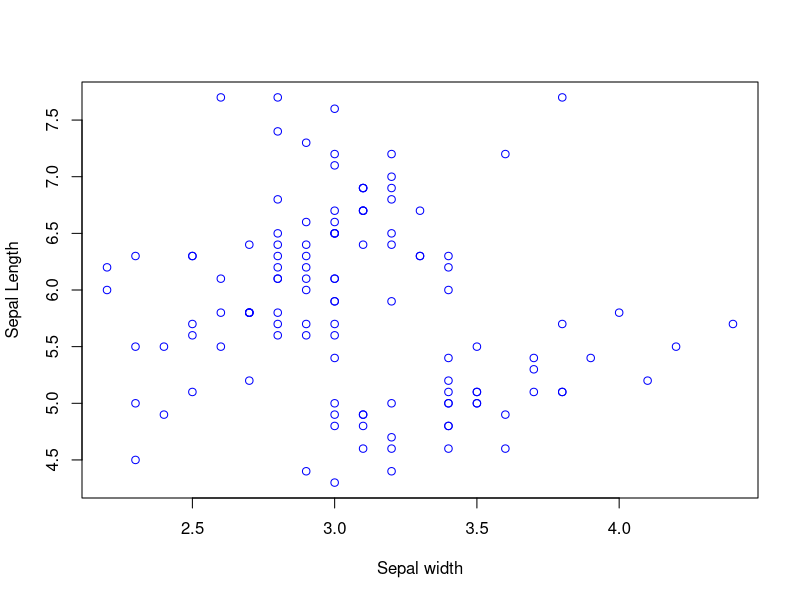
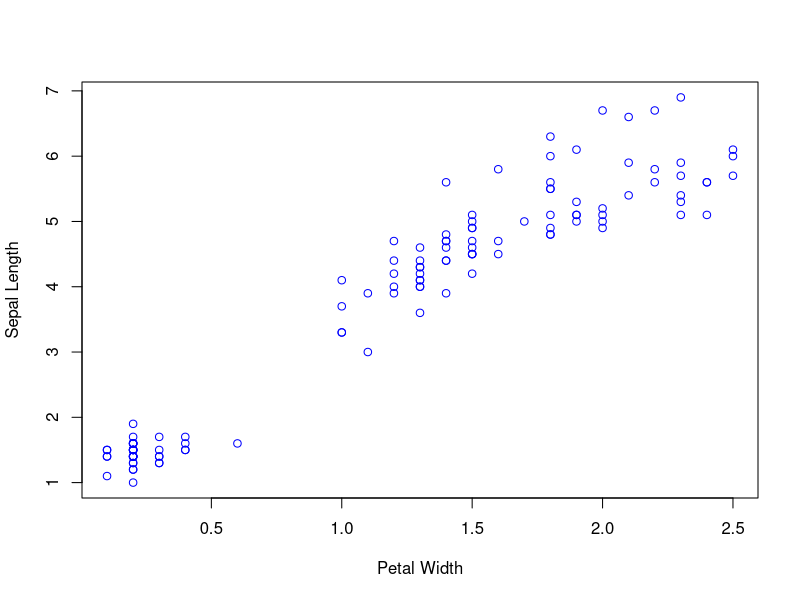
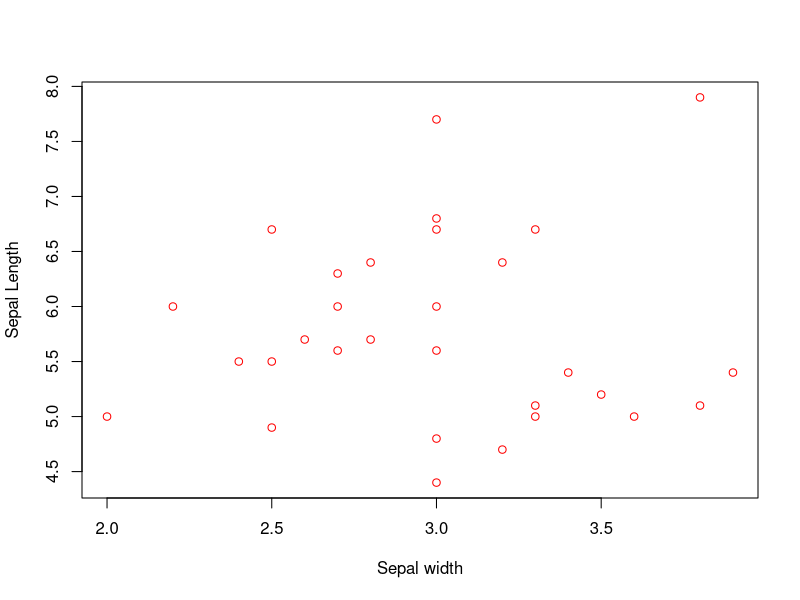
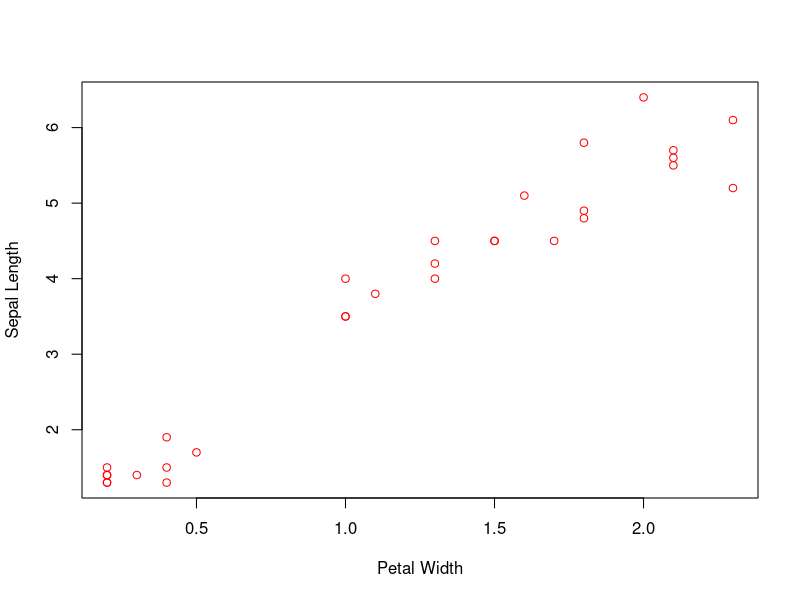

The R source for these figures, in order: (Note: this script raises an error after producing the figures.)
# Importing libraries
library(datasets) # Contains the Iris data set
library(caret) # Package for machine learning algorithms / CARET stands for Classification And REgression Training

# Importing the Iris data set
data(iris)

# Checking for missing data
sum(is.na(iris))

# To achieve reproducible model; setting the random seed number
set.seed(100)

# Data Splitting
#Data is split into 2: training set (which is used to create the training model) and this is applied to predict the class label in the testing set
# training set (80%) and testing set(20%)

# Performs stratified random split of the data set
TrainingIndex <- createDataPartition(iris$Species, p=0.8, list = FALSE)
TrainingSet <- iris[TrainingIndex,] # Training Set
TestingSet <- iris[-TrainingIndex,] # Test Set

# Compare scatter plot of the 80 and 20 data subsets
# Scatterplot for Training dataset
plot(TrainingSet$Sepal.Width, TrainingSet$Sepal.Length, col='blue', xlab= 'Sepal width', ylab = 'Sepal Length')
plot(TrainingSet$Petal.Width, TrainingSet$Petal.Length, col='blue', xlab='Petal Width', ylab='Sepal Length')
#Scatterplot for Testing dataset
plot(TestingSet$Sepal.Width, TestingSet$Sepal.Length, col='red', xlab= 'Sepal width', ylab = 'Sepal Length')
plot(TestingSet$Petal.Width, TestingSet$Petal.Length, col='red', xlab='Petal Width', ylab='Sepal Length')

###############################
# Building a classification model using a Support Vector Machine Model
#SVM model (polynomial kernel)

library(e1071)
# Build Training model
Model <- train(Species ~ ., data = TrainingSet,
               method = "svmPoly",
               na.action = na.omit,
               preProcess=c("scale","center"),
               trControl= trainControl(method="none"),
               tuneGrid = data.frame(degree=1,scale=1,C=1)
)

# Build CV (Cross Validation) model
Model.cv <- train(Species ~ ., data = TrainingSet,
                  method = "svmPoly",
                  na.action = na.omit,
                  preProcess=c("scale","center"),
                  trControl= trainControl(method="cv", number=10),
                  tuneGrid = data.frame(degree=1,scale=1,C=1)
)


# Apply model for prediction
Model.training <-predict(Model, TrainingSet) # Apply model to make prediction on Training set
Model.testing <-predict(Model, TestingSet) # Apply model to make prediction on Testing set
Model.cv <-predict(Model.cv, TrainingSet) # Perform cross-validation

# Evaluating Model Prediction Performance (Displays confusion matrix and statistics)
Model.training.confusion <-confusionMatrix(Model.training, TrainingSet$Species)
Model.testing.confusion <-confusionMatrix(Model.testing, TestingSet$Species)
Model.cv.confusion <-confusionMatrix(Model.cv, TrainingSet$Species)

#Looking at the model performance metrics
print(Model.training.confusion)
print(Model.testing.confusion)
print(Model.cv.confusion)

# Feature importance (tells us which feature was most important for the class prediction)
Importance <- varImp(Model)
plot(Importance)
plot(Importance, col = "red")
